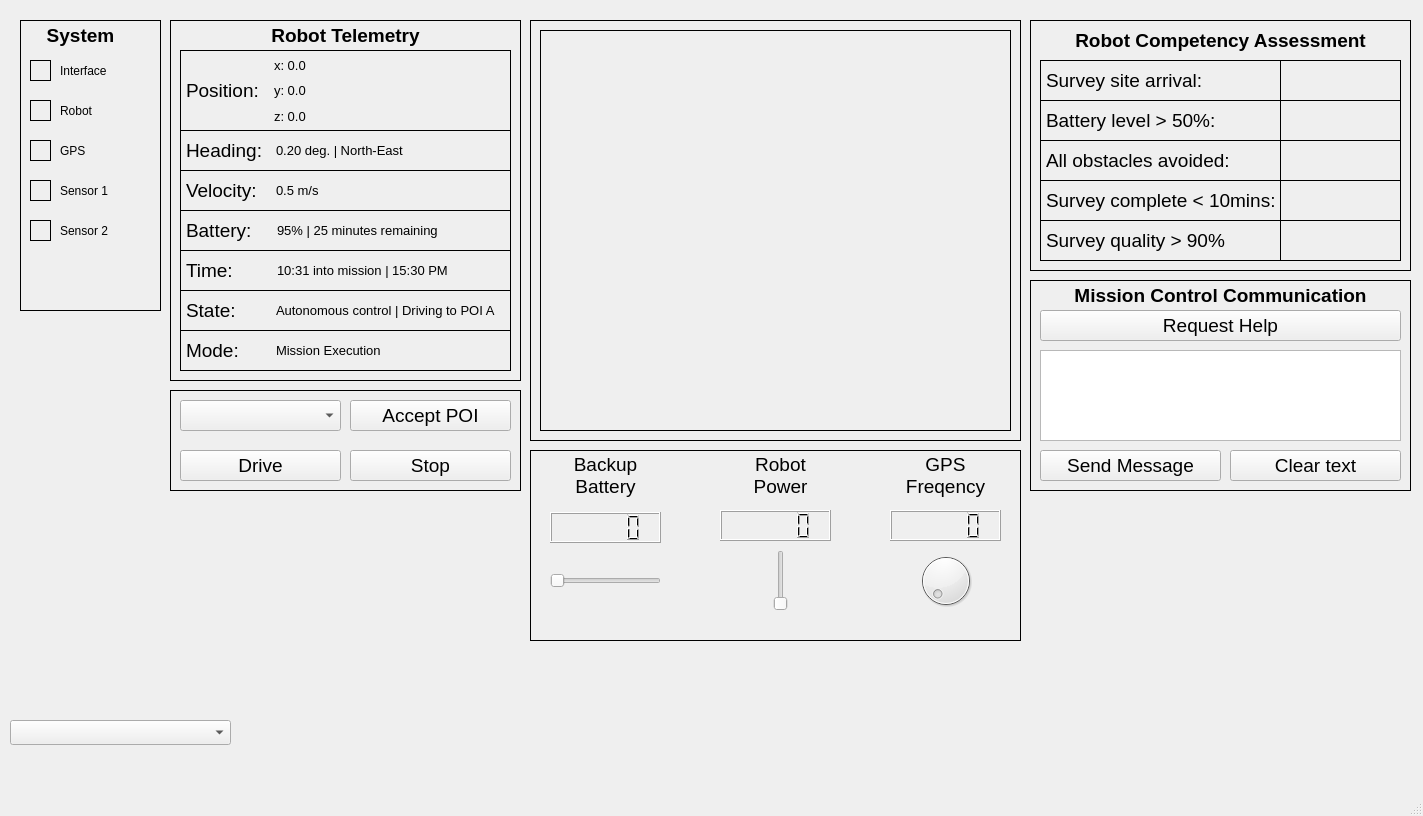
<?xml version="1.0" encoding="UTF-8"?>
<ui version="4.0">
 <class>MainWindow</class>
 <widget class="QMainWindow" name="MainWindow">
  <property name="geometry">
   <rect>
    <x>0</x>
    <y>0</y>
    <width>1423</width>
    <height>816</height>
   </rect>
  </property>
  <property name="windowTitle">
   <string>MainWindow</string>
  </property>
  <property name="documentMode">
   <bool>false</bool>
  </property>
  <widget class="QWidget" name="centralwidget">
   <widget class="QFrame" name="frame">
    <property name="geometry">
     <rect>
      <x>170</x>
      <y>20</y>
      <width>351</width>
      <height>361</height>
     </rect>
    </property>
    <property name="frameShape">
     <enum>QFrame::Box</enum>
    </property>
    <property name="frameShadow">
     <enum>QFrame::Plain</enum>
    </property>
    <widget class="QLabel" name="label">
     <property name="geometry">
      <rect>
       <x>10</x>
       <y>30</y>
       <width>331</width>
       <height>81</height>
      </rect>
     </property>
     <property name="font">
      <font>
       <pointsize>14</pointsize>
      </font>
     </property>
     <property name="frameShape">
      <enum>QFrame::Box</enum>
     </property>
     <property name="text">
      <string>Position:</string>
     </property>
    </widget>
    <widget class="QLabel" name="label_3">
     <property name="geometry">
      <rect>
       <x>10</x>
       <y>110</y>
       <width>331</width>
       <height>41</height>
      </rect>
     </property>
     <property name="font">
      <font>
       <pointsize>14</pointsize>
      </font>
     </property>
     <property name="frameShape">
      <enum>QFrame::Box</enum>
     </property>
     <property name="text">
      <string>Heading:</string>
     </property>
    </widget>
    <widget class="QLabel" name="label_4">
     <property name="geometry">
      <rect>
       <x>10</x>
       <y>270</y>
       <width>331</width>
       <height>41</height>
      </rect>
     </property>
     <property name="font">
      <font>
       <pointsize>14</pointsize>
      </font>
     </property>
     <property name="frameShape">
      <enum>QFrame::Box</enum>
     </property>
     <property name="text">
      <string>State:</string>
     </property>
    </widget>
    <widget class="QLabel" name="label_5">
     <property name="geometry">
      <rect>
       <x>10</x>
       <y>230</y>
       <width>331</width>
       <height>41</height>
      </rect>
     </property>
     <property name="font">
      <font>
       <pointsize>14</pointsize>
      </font>
     </property>
     <property name="frameShape">
      <enum>QFrame::Box</enum>
     </property>
     <property name="text">
      <string>Time:</string>
     </property>
    </widget>
    <widget class="QLabel" name="heading_text">
     <property name="geometry">
      <rect>
       <x>106</x>
       <y>115</y>
       <width>231</width>
       <height>31</height>
      </rect>
     </property>
     <property name="font">
      <font>
       <pointsize>10</pointsize>
      </font>
     </property>
     <property name="text">
      <string>0.20 deg. | North-East</string>
     </property>
    </widget>
    <widget class="QLabel" name="state_text">
     <property name="geometry">
      <rect>
       <x>106</x>
       <y>275</y>
       <width>231</width>
       <height>31</height>
      </rect>
     </property>
     <property name="font">
      <font>
       <pointsize>10</pointsize>
      </font>
     </property>
     <property name="text">
      <string>Autonomous control | Driving to POI A</string>
     </property>
    </widget>
    <widget class="QLabel" name="time_text">
     <property name="geometry">
      <rect>
       <x>107</x>
       <y>235</y>
       <width>231</width>
       <height>31</height>
      </rect>
     </property>
     <property name="font">
      <font>
       <pointsize>10</pointsize>
      </font>
     </property>
     <property name="text">
      <string>10:31 into mission | 15:30 PM</string>
     </property>
    </widget>
    <widget class="QLabel" name="label_13">
     <property name="geometry">
      <rect>
       <x>10</x>
       <y>150</y>
       <width>331</width>
       <height>41</height>
      </rect>
     </property>
     <property name="font">
      <font>
       <pointsize>14</pointsize>
      </font>
     </property>
     <property name="frameShape">
      <enum>QFrame::Box</enum>
     </property>
     <property name="text">
      <string>Velocity:</string>
     </property>
    </widget>
    <widget class="QLabel" name="velocity_text">
     <property name="geometry">
      <rect>
       <x>106</x>
       <y>155</y>
       <width>231</width>
       <height>31</height>
      </rect>
     </property>
     <property name="font">
      <font>
       <pointsize>10</pointsize>
      </font>
     </property>
     <property name="text">
      <string>0.5 m/s</string>
     </property>
    </widget>
    <widget class="QLabel" name="label_18">
     <property name="geometry">
      <rect>
       <x>0</x>
       <y>0</y>
       <width>351</width>
       <height>31</height>
      </rect>
     </property>
     <property name="font">
      <font>
       <pointsize>14</pointsize>
       <weight>75</weight>
       <bold>true</bold>
      </font>
     </property>
     <property name="text">
      <string>Robot Telemetry</string>
     </property>
     <property name="alignment">
      <set>Qt::AlignCenter</set>
     </property>
    </widget>
    <widget class="QLabel" name="label_20">
     <property name="geometry">
      <rect>
       <x>10</x>
       <y>190</y>
       <width>331</width>
       <height>41</height>
      </rect>
     </property>
     <property name="font">
      <font>
       <pointsize>14</pointsize>
      </font>
     </property>
     <property name="frameShape">
      <enum>QFrame::Box</enum>
     </property>
     <property name="text">
      <string>Battery:</string>
     </property>
    </widget>
    <widget class="QLabel" name="battery_text">
     <property name="geometry">
      <rect>
       <x>107</x>
       <y>195</y>
       <width>231</width>
       <height>31</height>
      </rect>
     </property>
     <property name="font">
      <font>
       <family>MS Shell Dlg 2</family>
       <pointsize>10</pointsize>
      </font>
     </property>
     <property name="text">
      <string>95% | 25 minutes remaining</string>
     </property>
    </widget>
    <widget class="QLabel" name="label_29">
     <property name="geometry">
      <rect>
       <x>10</x>
       <y>310</y>
       <width>331</width>
       <height>41</height>
      </rect>
     </property>
     <property name="font">
      <font>
       <pointsize>14</pointsize>
      </font>
     </property>
     <property name="frameShape">
      <enum>QFrame::Box</enum>
     </property>
     <property name="text">
      <string>Mode:</string>
     </property>
    </widget>
    <widget class="QLabel" name="mode_text">
     <property name="geometry">
      <rect>
       <x>106</x>
       <y>315</y>
       <width>231</width>
       <height>31</height>
      </rect>
     </property>
     <property name="font">
      <font>
       <pointsize>10</pointsize>
      </font>
     </property>
     <property name="text">
      <string>Mission Execution</string>
     </property>
    </widget>
    <widget class="QWidget" name="verticalLayoutWidget">
     <property name="geometry">
      <rect>
       <x>104</x>
       <y>35</y>
       <width>231</width>
       <height>71</height>
      </rect>
     </property>
     <layout class="QVBoxLayout" name="verticalLayout">
      <item>
       <widget class="QLabel" name="latitude_label">
        <property name="font">
         <font>
          <pointsize>10</pointsize>
         </font>
        </property>
        <property name="text">
         <string>x: 0.0</string>
        </property>
       </widget>
      </item>
      <item>
       <widget class="QLabel" name="longitude_label">
        <property name="font">
         <font>
          <pointsize>10</pointsize>
         </font>
        </property>
        <property name="text">
         <string>y: 0.0</string>
        </property>
       </widget>
      </item>
      <item>
       <widget class="QLabel" name="altitude_label">
        <property name="font">
         <font>
          <pointsize>10</pointsize>
         </font>
        </property>
        <property name="text">
         <string>z: 0.0</string>
        </property>
       </widget>
      </item>
     </layout>
    </widget>
   </widget>
   <widget class="QFrame" name="frame_2">
    <property name="geometry">
     <rect>
      <x>530</x>
      <y>20</y>
      <width>491</width>
      <height>421</height>
     </rect>
    </property>
    <property name="frameShape">
     <enum>QFrame::Box</enum>
    </property>
    <property name="frameShadow">
     <enum>QFrame::Plain</enum>
    </property>
    <widget class="QLabel" name="label_21">
     <property name="geometry">
      <rect>
       <x>10</x>
       <y>10</y>
       <width>471</width>
       <height>401</height>
      </rect>
     </property>
     <property name="mouseTracking">
      <bool>false</bool>
     </property>
     <property name="frameShape">
      <enum>QFrame::Box</enum>
     </property>
     <property name="text">
      <string/>
     </property>
     <property name="pixmap">
      <pixmap>../../../../../../../.designer/backup/mission_area.png</pixmap>
     </property>
     <property name="scaledContents">
      <bool>true</bool>
     </property>
     <property name="alignment">
      <set>Qt::AlignCenter</set>
     </property>
    </widget>
   </widget>
   <widget class="QFrame" name="competency_assessment_frame">
    <property name="geometry">
     <rect>
      <x>1030</x>
      <y>20</y>
      <width>381</width>
      <height>251</height>
     </rect>
    </property>
    <property name="frameShape">
     <enum>QFrame::Box</enum>
    </property>
    <property name="frameShadow">
     <enum>QFrame::Plain</enum>
    </property>
    <widget class="QLabel" name="label_2">
     <property name="geometry">
      <rect>
       <x>0</x>
       <y>0</y>
       <width>381</width>
       <height>41</height>
      </rect>
     </property>
     <property name="font">
      <font>
       <pointsize>14</pointsize>
       <weight>75</weight>
       <bold>true</bold>
      </font>
     </property>
     <property name="frameShape">
      <enum>QFrame::NoFrame</enum>
     </property>
     <property name="text">
      <string>Robot Competency Assessment</string>
     </property>
     <property name="alignment">
      <set>Qt::AlignCenter</set>
     </property>
    </widget>
    <widget class="QLabel" name="label_6">
     <property name="geometry">
      <rect>
       <x>250</x>
       <y>40</y>
       <width>121</width>
       <height>41</height>
      </rect>
     </property>
     <property name="font">
      <font>
       <pointsize>10</pointsize>
      </font>
     </property>
     <property name="frameShape">
      <enum>QFrame::Box</enum>
     </property>
     <property name="text">
      <string/>
     </property>
     <property name="alignment">
      <set>Qt::AlignCenter</set>
     </property>
    </widget>
    <widget class="QLabel" name="label_7">
     <property name="geometry">
      <rect>
       <x>250</x>
       <y>80</y>
       <width>121</width>
       <height>41</height>
      </rect>
     </property>
     <property name="font">
      <font>
       <pointsize>10</pointsize>
      </font>
     </property>
     <property name="frameShape">
      <enum>QFrame::Box</enum>
     </property>
     <property name="text">
      <string/>
     </property>
     <property name="alignment">
      <set>Qt::AlignCenter</set>
     </property>
    </widget>
    <widget class="QLabel" name="label_8">
     <property name="geometry">
      <rect>
       <x>250</x>
       <y>120</y>
       <width>121</width>
       <height>41</height>
      </rect>
     </property>
     <property name="font">
      <font>
       <pointsize>10</pointsize>
      </font>
     </property>
     <property name="frameShape">
      <enum>QFrame::Box</enum>
     </property>
     <property name="text">
      <string/>
     </property>
     <property name="alignment">
      <set>Qt::AlignCenter</set>
     </property>
    </widget>
    <widget class="QLabel" name="label_15">
     <property name="geometry">
      <rect>
       <x>250</x>
       <y>160</y>
       <width>121</width>
       <height>41</height>
      </rect>
     </property>
     <property name="font">
      <font>
       <pointsize>10</pointsize>
      </font>
     </property>
     <property name="frameShape">
      <enum>QFrame::Box</enum>
     </property>
     <property name="text">
      <string/>
     </property>
     <property name="alignment">
      <set>Qt::AlignCenter</set>
     </property>
    </widget>
    <widget class="QLabel" name="label_16">
     <property name="geometry">
      <rect>
       <x>250</x>
       <y>200</y>
       <width>121</width>
       <height>41</height>
      </rect>
     </property>
     <property name="font">
      <font>
       <pointsize>10</pointsize>
      </font>
     </property>
     <property name="frameShape">
      <enum>QFrame::Box</enum>
     </property>
     <property name="text">
      <string/>
     </property>
     <property name="alignment">
      <set>Qt::AlignCenter</set>
     </property>
    </widget>
    <widget class="QLabel" name="label_17">
     <property name="geometry">
      <rect>
       <x>10</x>
       <y>160</y>
       <width>361</width>
       <height>41</height>
      </rect>
     </property>
     <property name="font">
      <font>
       <pointsize>14</pointsize>
      </font>
     </property>
     <property name="frameShape">
      <enum>QFrame::Box</enum>
     </property>
     <property name="text">
      <string>Survey complete &lt; 10mins:</string>
     </property>
    </widget>
    <widget class="QLabel" name="label_23">
     <property name="geometry">
      <rect>
       <x>10</x>
       <y>80</y>
       <width>361</width>
       <height>41</height>
      </rect>
     </property>
     <property name="font">
      <font>
       <pointsize>14</pointsize>
      </font>
     </property>
     <property name="frameShape">
      <enum>QFrame::Box</enum>
     </property>
     <property name="text">
      <string>Battery level &gt; 50%:</string>
     </property>
    </widget>
    <widget class="QLabel" name="label_24">
     <property name="geometry">
      <rect>
       <x>10</x>
       <y>120</y>
       <width>361</width>
       <height>41</height>
      </rect>
     </property>
     <property name="font">
      <font>
       <pointsize>14</pointsize>
      </font>
     </property>
     <property name="frameShape">
      <enum>QFrame::Box</enum>
     </property>
     <property name="text">
      <string>All obstacles avoided:</string>
     </property>
    </widget>
    <widget class="QLabel" name="label_25">
     <property name="geometry">
      <rect>
       <x>10</x>
       <y>40</y>
       <width>361</width>
       <height>41</height>
      </rect>
     </property>
     <property name="font">
      <font>
       <pointsize>14</pointsize>
      </font>
     </property>
     <property name="frameShape">
      <enum>QFrame::Box</enum>
     </property>
     <property name="text">
      <string>Survey site arrival:</string>
     </property>
    </widget>
    <widget class="QLabel" name="label_26">
     <property name="geometry">
      <rect>
       <x>10</x>
       <y>200</y>
       <width>361</width>
       <height>41</height>
      </rect>
     </property>
     <property name="font">
      <font>
       <pointsize>14</pointsize>
      </font>
     </property>
     <property name="frameShape">
      <enum>QFrame::Box</enum>
     </property>
     <property name="text">
      <string>Survey quality &gt; 90%</string>
     </property>
    </widget>
    <zorder>label_2</zorder>
    <zorder>label_17</zorder>
    <zorder>label_23</zorder>
    <zorder>label_24</zorder>
    <zorder>label_25</zorder>
    <zorder>label_26</zorder>
    <zorder>label_15</zorder>
    <zorder>label_6</zorder>
    <zorder>label_16</zorder>
    <zorder>label_7</zorder>
    <zorder>label_8</zorder>
   </widget>
   <widget class="QFrame" name="frame_5">
    <property name="geometry">
     <rect>
      <x>20</x>
      <y>20</y>
      <width>141</width>
      <height>291</height>
     </rect>
    </property>
    <property name="frameShape">
     <enum>QFrame::Box</enum>
    </property>
    <property name="frameShadow">
     <enum>QFrame::Plain</enum>
    </property>
    <widget class="QLabel" name="gps_connected_indicator">
     <property name="geometry">
      <rect>
       <x>10</x>
       <y>120</y>
       <width>21</width>
       <height>21</height>
      </rect>
     </property>
     <property name="frameShape">
      <enum>QFrame::Box</enum>
     </property>
     <property name="text">
      <string/>
     </property>
    </widget>
    <widget class="QLabel" name="robot_connected_indicator">
     <property name="geometry">
      <rect>
       <x>10</x>
       <y>80</y>
       <width>21</width>
       <height>21</height>
      </rect>
     </property>
     <property name="styleSheet">
      <string notr="true">background-color: rgba(255, 0, 0, 0);</string>
     </property>
     <property name="frameShape">
      <enum>QFrame::Box</enum>
     </property>
     <property name="text">
      <string/>
     </property>
    </widget>
    <widget class="QLabel" name="sensor1_connected_indicator">
     <property name="geometry">
      <rect>
       <x>10</x>
       <y>160</y>
       <width>21</width>
       <height>21</height>
      </rect>
     </property>
     <property name="frameShape">
      <enum>QFrame::Box</enum>
     </property>
     <property name="text">
      <string/>
     </property>
    </widget>
    <widget class="QLabel" name="sensor2_connected_indicator">
     <property name="geometry">
      <rect>
       <x>10</x>
       <y>200</y>
       <width>21</width>
       <height>21</height>
      </rect>
     </property>
     <property name="frameShape">
      <enum>QFrame::Box</enum>
     </property>
     <property name="text">
      <string/>
     </property>
    </widget>
    <widget class="QLabel" name="label_9">
     <property name="geometry">
      <rect>
       <x>40</x>
       <y>80</y>
       <width>91</width>
       <height>21</height>
      </rect>
     </property>
     <property name="text">
      <string>Robot</string>
     </property>
    </widget>
    <widget class="QLabel" name="label_10">
     <property name="geometry">
      <rect>
       <x>40</x>
       <y>120</y>
       <width>91</width>
       <height>21</height>
      </rect>
     </property>
     <property name="text">
      <string>GPS</string>
     </property>
    </widget>
    <widget class="QLabel" name="label_11">
     <property name="geometry">
      <rect>
       <x>40</x>
       <y>160</y>
       <width>91</width>
       <height>21</height>
      </rect>
     </property>
     <property name="text">
      <string>Sensor 1</string>
     </property>
    </widget>
    <widget class="QLabel" name="label_22">
     <property name="geometry">
      <rect>
       <x>0</x>
       <y>0</y>
       <width>121</width>
       <height>31</height>
      </rect>
     </property>
     <property name="font">
      <font>
       <pointsize>14</pointsize>
       <weight>75</weight>
       <bold>true</bold>
      </font>
     </property>
     <property name="text">
      <string>System</string>
     </property>
     <property name="alignment">
      <set>Qt::AlignCenter</set>
     </property>
    </widget>
    <widget class="QLabel" name="label_12">
     <property name="geometry">
      <rect>
       <x>40</x>
       <y>200</y>
       <width>91</width>
       <height>21</height>
      </rect>
     </property>
     <property name="text">
      <string>Sensor 2</string>
     </property>
    </widget>
    <widget class="QLabel" name="ui_connected_indicator">
     <property name="geometry">
      <rect>
       <x>10</x>
       <y>40</y>
       <width>21</width>
       <height>21</height>
      </rect>
     </property>
     <property name="frameShape">
      <enum>QFrame::Box</enum>
     </property>
     <property name="text">
      <string/>
     </property>
    </widget>
    <widget class="QLabel" name="label_14">
     <property name="geometry">
      <rect>
       <x>40</x>
       <y>40</y>
       <width>91</width>
       <height>21</height>
      </rect>
     </property>
     <property name="text">
      <string>Interface</string>
     </property>
    </widget>
   </widget>
   <widget class="QFrame" name="frame_6">
    <property name="geometry">
     <rect>
      <x>1030</x>
      <y>280</y>
      <width>381</width>
      <height>211</height>
     </rect>
    </property>
    <property name="frameShape">
     <enum>QFrame::Box</enum>
    </property>
    <property name="frameShadow">
     <enum>QFrame::Plain</enum>
    </property>
    <widget class="QLabel" name="label_19">
     <property name="geometry">
      <rect>
       <x>0</x>
       <y>0</y>
       <width>381</width>
       <height>31</height>
      </rect>
     </property>
     <property name="font">
      <font>
       <pointsize>14</pointsize>
       <weight>75</weight>
       <bold>true</bold>
      </font>
     </property>
     <property name="text">
      <string>Mission Control Communication</string>
     </property>
     <property name="alignment">
      <set>Qt::AlignCenter</set>
     </property>
    </widget>
    <widget class="QPushButton" name="request_mission_control_help_button">
     <property name="geometry">
      <rect>
       <x>10</x>
       <y>30</y>
       <width>361</width>
       <height>31</height>
      </rect>
     </property>
     <property name="font">
      <font>
       <pointsize>14</pointsize>
      </font>
     </property>
     <property name="text">
      <string>Request Help</string>
     </property>
    </widget>
    <widget class="QPushButton" name="send_mission_control_udpate_button">
     <property name="geometry">
      <rect>
       <x>10</x>
       <y>170</y>
       <width>181</width>
       <height>31</height>
      </rect>
     </property>
     <property name="font">
      <font>
       <pointsize>14</pointsize>
      </font>
     </property>
     <property name="text">
      <string>Send Message</string>
     </property>
    </widget>
    <widget class="QPlainTextEdit" name="mission_control_update_text">
     <property name="geometry">
      <rect>
       <x>10</x>
       <y>70</y>
       <width>361</width>
       <height>91</height>
      </rect>
     </property>
     <property name="font">
      <font>
       <pointsize>10</pointsize>
      </font>
     </property>
    </widget>
    <widget class="QPushButton" name="clera_mission_control_text_button">
     <property name="geometry">
      <rect>
       <x>200</x>
       <y>170</y>
       <width>171</width>
       <height>31</height>
      </rect>
     </property>
     <property name="font">
      <font>
       <pointsize>14</pointsize>
      </font>
     </property>
     <property name="text">
      <string>Clear text</string>
     </property>
    </widget>
   </widget>
   <widget class="QFrame" name="frame_7">
    <property name="geometry">
     <rect>
      <x>530</x>
      <y>450</y>
      <width>491</width>
      <height>191</height>
     </rect>
    </property>
    <property name="frameShape">
     <enum>QFrame::Box</enum>
    </property>
    <property name="frameShadow">
     <enum>QFrame::Plain</enum>
    </property>
    <widget class="QDial" name="robot_gps_dial">
     <property name="geometry">
      <rect>
       <x>360</x>
       <y>100</y>
       <width>111</width>
       <height>61</height>
      </rect>
     </property>
     <property name="maximum">
      <number>100</number>
     </property>
    </widget>
    <widget class="QLCDNumber" name="robot_gps_lcd">
     <property name="geometry">
      <rect>
       <x>360</x>
       <y>60</y>
       <width>111</width>
       <height>31</height>
      </rect>
     </property>
    </widget>
    <widget class="QLCDNumber" name="robot_battery_lcd">
     <property name="geometry">
      <rect>
       <x>20</x>
       <y>62</y>
       <width>111</width>
       <height>31</height>
      </rect>
     </property>
    </widget>
    <widget class="QSlider" name="robot_battery_slider">
     <property name="geometry">
      <rect>
       <x>20</x>
       <y>110</y>
       <width>111</width>
       <height>41</height>
      </rect>
     </property>
     <property name="maximum">
      <number>100</number>
     </property>
     <property name="orientation">
      <enum>Qt::Horizontal</enum>
     </property>
    </widget>
    <widget class="QLabel" name="label_30">
     <property name="geometry">
      <rect>
       <x>20</x>
       <y>0</y>
       <width>111</width>
       <height>51</height>
      </rect>
     </property>
     <property name="font">
      <font>
       <pointsize>14</pointsize>
      </font>
     </property>
     <property name="text">
      <string>Backup Battery</string>
     </property>
     <property name="alignment">
      <set>Qt::AlignCenter</set>
     </property>
     <property name="wordWrap">
      <bool>true</bool>
     </property>
    </widget>
    <widget class="QSlider" name="robot_power_slider">
     <property name="geometry">
      <rect>
       <x>230</x>
       <y>100</y>
       <width>41</width>
       <height>61</height>
      </rect>
     </property>
     <property name="maximum">
      <number>100</number>
     </property>
     <property name="orientation">
      <enum>Qt::Vertical</enum>
     </property>
    </widget>
    <widget class="QLCDNumber" name="robot_power_lcd">
     <property name="geometry">
      <rect>
       <x>190</x>
       <y>60</y>
       <width>111</width>
       <height>31</height>
      </rect>
     </property>
    </widget>
    <widget class="QLabel" name="label_31">
     <property name="geometry">
      <rect>
       <x>200</x>
       <y>0</y>
       <width>101</width>
       <height>51</height>
      </rect>
     </property>
     <property name="font">
      <font>
       <pointsize>14</pointsize>
      </font>
     </property>
     <property name="text">
      <string>Robot Power</string>
     </property>
     <property name="alignment">
      <set>Qt::AlignCenter</set>
     </property>
     <property name="wordWrap">
      <bool>true</bool>
     </property>
    </widget>
    <widget class="QLabel" name="label_32">
     <property name="geometry">
      <rect>
       <x>360</x>
       <y>0</y>
       <width>111</width>
       <height>51</height>
      </rect>
     </property>
     <property name="font">
      <font>
       <pointsize>14</pointsize>
      </font>
     </property>
     <property name="text">
      <string>GPS Freqency</string>
     </property>
     <property name="alignment">
      <set>Qt::AlignCenter</set>
     </property>
     <property name="wordWrap">
      <bool>true</bool>
     </property>
    </widget>
   </widget>
   <widget class="QFrame" name="frame_9">
    <property name="geometry">
     <rect>
      <x>170</x>
      <y>390</y>
      <width>351</width>
      <height>101</height>
     </rect>
    </property>
    <property name="frameShape">
     <enum>QFrame::Box</enum>
    </property>
    <property name="frameShadow">
     <enum>QFrame::Plain</enum>
    </property>
    <widget class="QPushButton" name="drive_mode_button">
     <property name="geometry">
      <rect>
       <x>10</x>
       <y>60</y>
       <width>161</width>
       <height>31</height>
      </rect>
     </property>
     <property name="font">
      <font>
       <pointsize>14</pointsize>
       <weight>50</weight>
       <bold>false</bold>
      </font>
     </property>
     <property name="text">
      <string>Drive</string>
     </property>
    </widget>
    <widget class="QPushButton" name="stop_mode_button">
     <property name="geometry">
      <rect>
       <x>180</x>
       <y>60</y>
       <width>161</width>
       <height>31</height>
      </rect>
     </property>
     <property name="font">
      <font>
       <pointsize>14</pointsize>
       <weight>50</weight>
       <bold>false</bold>
      </font>
     </property>
     <property name="text">
      <string>Stop</string>
     </property>
    </widget>
    <widget class="QComboBox" name="poi_selection">
     <property name="geometry">
      <rect>
       <x>10</x>
       <y>10</y>
       <width>161</width>
       <height>31</height>
      </rect>
     </property>
    </widget>
    <widget class="QPushButton" name="accept_poi_order_button">
     <property name="geometry">
      <rect>
       <x>180</x>
       <y>10</y>
       <width>161</width>
       <height>31</height>
      </rect>
     </property>
     <property name="font">
      <font>
       <pointsize>14</pointsize>
       <weight>50</weight>
       <bold>false</bold>
      </font>
     </property>
     <property name="text">
      <string>Accept POI</string>
     </property>
    </widget>
   </widget>
   <widget class="QComboBox" name="condition_combo_box">
    <property name="geometry">
     <rect>
      <x>10</x>
      <y>720</y>
      <width>221</width>
      <height>25</height>
     </rect>
    </property>
   </widget>
  </widget>
  <widget class="QMenuBar" name="menubar">
   <property name="geometry">
    <rect>
     <x>0</x>
     <y>0</y>
     <width>1423</width>
     <height>22</height>
    </rect>
   </property>
  </widget>
  <widget class="QStatusBar" name="statusbar"/>
 </widget>
 <resources/>
 <connections/>
</ui>
